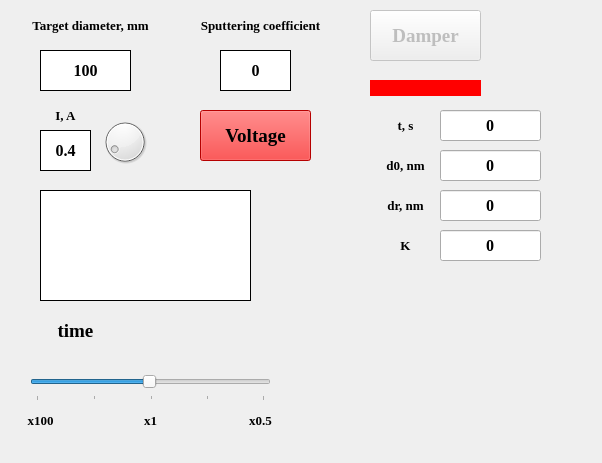
<?xml version="1.0" encoding="UTF-8"?>
<ui version="4.0">
 <class>Dialog</class>
 <widget class="QDialog" name="Dialog">
  <property name="geometry">
   <rect>
    <x>0</x>
    <y>0</y>
    <width>602</width>
    <height>463</height>
   </rect>
  </property>
  <property name="windowTitle">
   <string>Sputtering</string>
  </property>
  <property name="windowIcon">
   <iconset>
    <normaloff>icon.png</normaloff>icon.png</iconset>
  </property>
  <widget class="QLabel" name="current_label">
   <property name="geometry">
    <rect>
     <x>40</x>
     <y>100</y>
     <width>51</width>
     <height>31</height>
    </rect>
   </property>
   <property name="font">
    <font>
     <family>Times New Roman</family>
     <pointsize>10</pointsize>
     <weight>75</weight>
     <bold>true</bold>
    </font>
   </property>
   <property name="text">
    <string>I, A</string>
   </property>
   <property name="alignment">
    <set>Qt::AlignCenter</set>
   </property>
  </widget>
  <widget class="QPushButton" name="damper">
   <property name="enabled">
    <bool>false</bool>
   </property>
   <property name="geometry">
    <rect>
     <x>370</x>
     <y>10</y>
     <width>111</width>
     <height>51</height>
    </rect>
   </property>
   <property name="font">
    <font>
     <family>Times New Roman</family>
     <pointsize>14</pointsize>
     <weight>75</weight>
     <bold>true</bold>
    </font>
   </property>
   <property name="text">
    <string>Damper</string>
   </property>
  </widget>
  <widget class="QLabel" name="damper_state">
   <property name="geometry">
    <rect>
     <x>370</x>
     <y>80</y>
     <width>111</width>
     <height>16</height>
    </rect>
   </property>
   <property name="styleSheet">
    <string notr="true">background-color: red;</string>
   </property>
   <property name="text">
    <string/>
   </property>
  </widget>
  <widget class="QLabel" name="d0_label">
   <property name="geometry">
    <rect>
     <x>370</x>
     <y>150</y>
     <width>71</width>
     <height>31</height>
    </rect>
   </property>
   <property name="font">
    <font>
     <family>Times New Roman</family>
     <pointsize>10</pointsize>
     <weight>75</weight>
     <bold>true</bold>
    </font>
   </property>
   <property name="text">
    <string>d0, nm</string>
   </property>
   <property name="alignment">
    <set>Qt::AlignCenter</set>
   </property>
  </widget>
  <widget class="QLabel" name="dr_label">
   <property name="geometry">
    <rect>
     <x>370</x>
     <y>190</y>
     <width>71</width>
     <height>31</height>
    </rect>
   </property>
   <property name="font">
    <font>
     <family>Times New Roman</family>
     <pointsize>10</pointsize>
     <weight>75</weight>
     <bold>true</bold>
    </font>
   </property>
   <property name="text">
    <string>dr, nm</string>
   </property>
   <property name="alignment">
    <set>Qt::AlignCenter</set>
   </property>
  </widget>
  <widget class="QLabel" name="k_label">
   <property name="geometry">
    <rect>
     <x>370</x>
     <y>230</y>
     <width>71</width>
     <height>31</height>
    </rect>
   </property>
   <property name="font">
    <font>
     <family>Times New Roman</family>
     <pointsize>10</pointsize>
     <weight>75</weight>
     <bold>true</bold>
    </font>
   </property>
   <property name="text">
    <string>K</string>
   </property>
   <property name="alignment">
    <set>Qt::AlignCenter</set>
   </property>
  </widget>
  <widget class="QLabel" name="x100">
   <property name="geometry">
    <rect>
     <x>20</x>
     <y>410</y>
     <width>41</width>
     <height>21</height>
    </rect>
   </property>
   <property name="font">
    <font>
     <family>Times New Roman</family>
     <pointsize>10</pointsize>
     <weight>75</weight>
     <bold>true</bold>
    </font>
   </property>
   <property name="text">
    <string>x100</string>
   </property>
   <property name="alignment">
    <set>Qt::AlignCenter</set>
   </property>
  </widget>
  <widget class="QLabel" name="time_rewind">
   <property name="geometry">
    <rect>
     <x>30</x>
     <y>310</y>
     <width>91</width>
     <height>41</height>
    </rect>
   </property>
   <property name="font">
    <font>
     <family>Times New Roman</family>
     <pointsize>14</pointsize>
     <weight>75</weight>
     <bold>true</bold>
    </font>
   </property>
   <property name="text">
    <string>time</string>
   </property>
   <property name="alignment">
    <set>Qt::AlignCenter</set>
   </property>
  </widget>
  <widget class="QSlider" name="timeSlider">
   <property name="geometry">
    <rect>
     <x>30</x>
     <y>370</y>
     <width>241</width>
     <height>31</height>
    </rect>
   </property>
   <property name="cursor">
    <cursorShape>OpenHandCursor</cursorShape>
   </property>
   <property name="mouseTracking">
    <bool>false</bool>
   </property>
   <property name="locale">
    <locale language="English" country="UnitedStates"/>
   </property>
   <property name="minimum">
    <number>1</number>
   </property>
   <property name="maximum">
    <number>200</number>
   </property>
   <property name="singleStep">
    <number>1</number>
   </property>
   <property name="value">
    <number>100</number>
   </property>
   <property name="sliderPosition">
    <number>100</number>
   </property>
   <property name="tracking">
    <bool>true</bool>
   </property>
   <property name="orientation">
    <enum>Qt::Horizontal</enum>
   </property>
   <property name="invertedAppearance">
    <bool>false</bool>
   </property>
   <property name="invertedControls">
    <bool>false</bool>
   </property>
   <property name="tickPosition">
    <enum>QSlider::TicksBelow</enum>
   </property>
   <property name="tickInterval">
    <number>50</number>
   </property>
  </widget>
  <widget class="QLabel" name="x1">
   <property name="geometry">
    <rect>
     <x>130</x>
     <y>410</y>
     <width>41</width>
     <height>21</height>
    </rect>
   </property>
   <property name="font">
    <font>
     <family>Times New Roman</family>
     <pointsize>10</pointsize>
     <weight>75</weight>
     <bold>true</bold>
    </font>
   </property>
   <property name="text">
    <string>x1</string>
   </property>
   <property name="alignment">
    <set>Qt::AlignCenter</set>
   </property>
  </widget>
  <widget class="QLabel" name="x0_5">
   <property name="geometry">
    <rect>
     <x>240</x>
     <y>410</y>
     <width>41</width>
     <height>21</height>
    </rect>
   </property>
   <property name="font">
    <font>
     <family>Times New Roman</family>
     <pointsize>10</pointsize>
     <weight>75</weight>
     <bold>true</bold>
    </font>
   </property>
   <property name="text">
    <string>x0.5</string>
   </property>
   <property name="alignment">
    <set>Qt::AlignCenter</set>
   </property>
  </widget>
  <widget class="QLabel" name="time_label">
   <property name="geometry">
    <rect>
     <x>370</x>
     <y>110</y>
     <width>71</width>
     <height>31</height>
    </rect>
   </property>
   <property name="font">
    <font>
     <family>Times New Roman</family>
     <pointsize>10</pointsize>
     <weight>75</weight>
     <bold>true</bold>
    </font>
   </property>
   <property name="text">
    <string>t, s</string>
   </property>
   <property name="alignment">
    <set>Qt::AlignCenter</set>
   </property>
  </widget>
  <widget class="QLabel" name="status">
   <property name="geometry">
    <rect>
     <x>40</x>
     <y>190</y>
     <width>211</width>
     <height>111</height>
    </rect>
   </property>
   <property name="font">
    <font>
     <family>Times New Roman</family>
     <pointsize>12</pointsize>
     <weight>75</weight>
     <bold>true</bold>
    </font>
   </property>
   <property name="styleSheet">
    <string notr="true">background-color: white;</string>
   </property>
   <property name="frameShape">
    <enum>QFrame::Box</enum>
   </property>
   <property name="text">
    <string/>
   </property>
   <property name="textFormat">
    <enum>Qt::AutoText</enum>
   </property>
   <property name="alignment">
    <set>Qt::AlignCenter</set>
   </property>
   <property name="wordWrap">
    <bool>true</bool>
   </property>
  </widget>
  <widget class="QLabel" name="target_diameter_label">
   <property name="geometry">
    <rect>
     <x>10</x>
     <y>10</y>
     <width>161</width>
     <height>31</height>
    </rect>
   </property>
   <property name="font">
    <font>
     <family>Times New Roman</family>
     <pointsize>10</pointsize>
     <weight>75</weight>
     <bold>true</bold>
    </font>
   </property>
   <property name="text">
    <string>Target diameter, mm</string>
   </property>
   <property name="alignment">
    <set>Qt::AlignCenter</set>
   </property>
  </widget>
  <widget class="QLabel" name="sputtering_coefficient_label">
   <property name="geometry">
    <rect>
     <x>170</x>
     <y>10</y>
     <width>181</width>
     <height>31</height>
    </rect>
   </property>
   <property name="font">
    <font>
     <family>Times New Roman</family>
     <pointsize>10</pointsize>
     <weight>75</weight>
     <bold>true</bold>
    </font>
   </property>
   <property name="text">
    <string>Sputtering coefficient</string>
   </property>
   <property name="alignment">
    <set>Qt::AlignCenter</set>
   </property>
  </widget>
  <widget class="QPushButton" name="voltage">
   <property name="enabled">
    <bool>true</bool>
   </property>
   <property name="geometry">
    <rect>
     <x>200</x>
     <y>110</y>
     <width>111</width>
     <height>51</height>
    </rect>
   </property>
   <property name="font">
    <font>
     <family>Times New Roman</family>
     <pointsize>14</pointsize>
     <weight>75</weight>
     <bold>true</bold>
    </font>
   </property>
   <property name="styleSheet">
    <string notr="true">background-color: red;</string>
   </property>
   <property name="text">
    <string>Voltage</string>
   </property>
  </widget>
  <widget class="QLineEdit" name="K0">
   <property name="geometry">
    <rect>
     <x>440</x>
     <y>230</y>
     <width>101</width>
     <height>31</height>
    </rect>
   </property>
   <property name="font">
    <font>
     <family>Times New Roman</family>
     <pointsize>12</pointsize>
     <weight>75</weight>
     <bold>true</bold>
    </font>
   </property>
   <property name="text">
    <string>0</string>
   </property>
   <property name="alignment">
    <set>Qt::AlignCenter</set>
   </property>
  </widget>
  <widget class="QLineEdit" name="time_value">
   <property name="geometry">
    <rect>
     <x>440</x>
     <y>110</y>
     <width>101</width>
     <height>31</height>
    </rect>
   </property>
   <property name="font">
    <font>
     <family>Times New Roman</family>
     <pointsize>12</pointsize>
     <weight>75</weight>
     <bold>true</bold>
    </font>
   </property>
   <property name="text">
    <string>0</string>
   </property>
   <property name="alignment">
    <set>Qt::AlignCenter</set>
   </property>
  </widget>
  <widget class="QLineEdit" name="dr">
   <property name="geometry">
    <rect>
     <x>440</x>
     <y>190</y>
     <width>101</width>
     <height>31</height>
    </rect>
   </property>
   <property name="font">
    <font>
     <family>Times New Roman</family>
     <pointsize>12</pointsize>
     <weight>75</weight>
     <bold>true</bold>
    </font>
   </property>
   <property name="text">
    <string>0</string>
   </property>
   <property name="alignment">
    <set>Qt::AlignCenter</set>
   </property>
  </widget>
  <widget class="QLineEdit" name="d0">
   <property name="geometry">
    <rect>
     <x>440</x>
     <y>150</y>
     <width>101</width>
     <height>31</height>
    </rect>
   </property>
   <property name="font">
    <font>
     <family>Times New Roman</family>
     <pointsize>12</pointsize>
     <weight>75</weight>
     <bold>true</bold>
    </font>
   </property>
   <property name="text">
    <string>0</string>
   </property>
   <property name="alignment">
    <set>Qt::AlignCenter</set>
   </property>
  </widget>
  <widget class="QLabel" name="sputtering_coefficient">
   <property name="geometry">
    <rect>
     <x>220</x>
     <y>50</y>
     <width>71</width>
     <height>41</height>
    </rect>
   </property>
   <property name="font">
    <font>
     <family>Times New Roman</family>
     <pointsize>12</pointsize>
     <weight>75</weight>
     <bold>true</bold>
    </font>
   </property>
   <property name="styleSheet">
    <string notr="true">background-color: white;</string>
   </property>
   <property name="frameShape">
    <enum>QFrame::Box</enum>
   </property>
   <property name="text">
    <string>0</string>
   </property>
   <property name="alignment">
    <set>Qt::AlignCenter</set>
   </property>
  </widget>
  <widget class="QLabel" name="current">
   <property name="geometry">
    <rect>
     <x>40</x>
     <y>130</y>
     <width>51</width>
     <height>41</height>
    </rect>
   </property>
   <property name="font">
    <font>
     <family>Times New Roman</family>
     <pointsize>12</pointsize>
     <weight>75</weight>
     <bold>true</bold>
    </font>
   </property>
   <property name="styleSheet">
    <string notr="true">background-color: white;</string>
   </property>
   <property name="frameShape">
    <enum>QFrame::Box</enum>
   </property>
   <property name="text">
    <string>0.4</string>
   </property>
   <property name="alignment">
    <set>Qt::AlignCenter</set>
   </property>
  </widget>
  <widget class="QLabel" name="target_diameter">
   <property name="geometry">
    <rect>
     <x>40</x>
     <y>50</y>
     <width>91</width>
     <height>41</height>
    </rect>
   </property>
   <property name="font">
    <font>
     <family>Times New Roman</family>
     <pointsize>12</pointsize>
     <weight>75</weight>
     <bold>true</bold>
    </font>
   </property>
   <property name="styleSheet">
    <string notr="true">background-color: white;</string>
   </property>
   <property name="frameShape">
    <enum>QFrame::Box</enum>
   </property>
   <property name="text">
    <string>100</string>
   </property>
   <property name="alignment">
    <set>Qt::AlignCenter</set>
   </property>
  </widget>
  <widget class="QDial" name="current_dial">
   <property name="geometry">
    <rect>
     <x>100</x>
     <y>110</y>
     <width>50</width>
     <height>64</height>
    </rect>
   </property>
   <property name="minimum">
    <number>3</number>
   </property>
   <property name="maximum">
    <number>15</number>
   </property>
   <property name="singleStep">
    <number>1</number>
   </property>
   <property name="pageStep">
    <number>1</number>
   </property>
   <property name="value">
    <number>4</number>
   </property>
   <property name="tracking">
    <bool>true</bool>
   </property>
   <property name="wrapping">
    <bool>false</bool>
   </property>
  </widget>
 </widget>
 <resources/>
 <connections/>
</ui>
